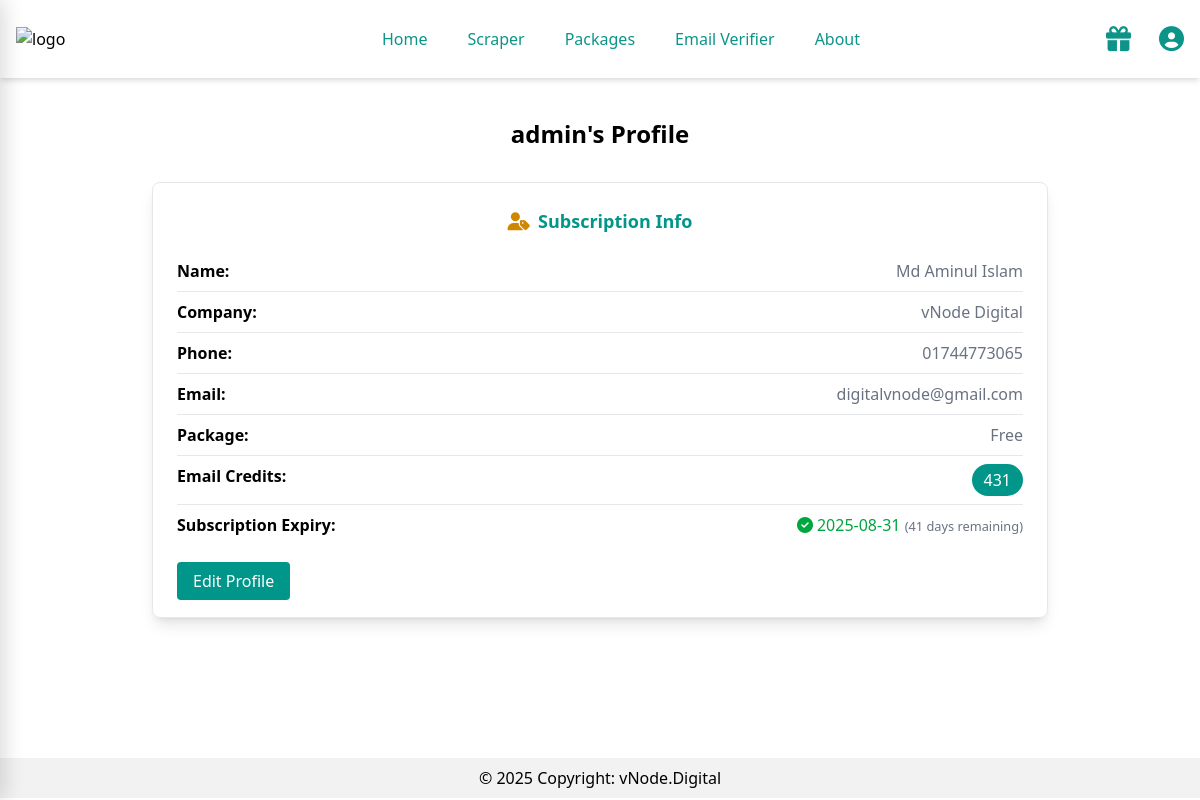
/account/profile/ (signed in), run on an earlier commit of the app's database.
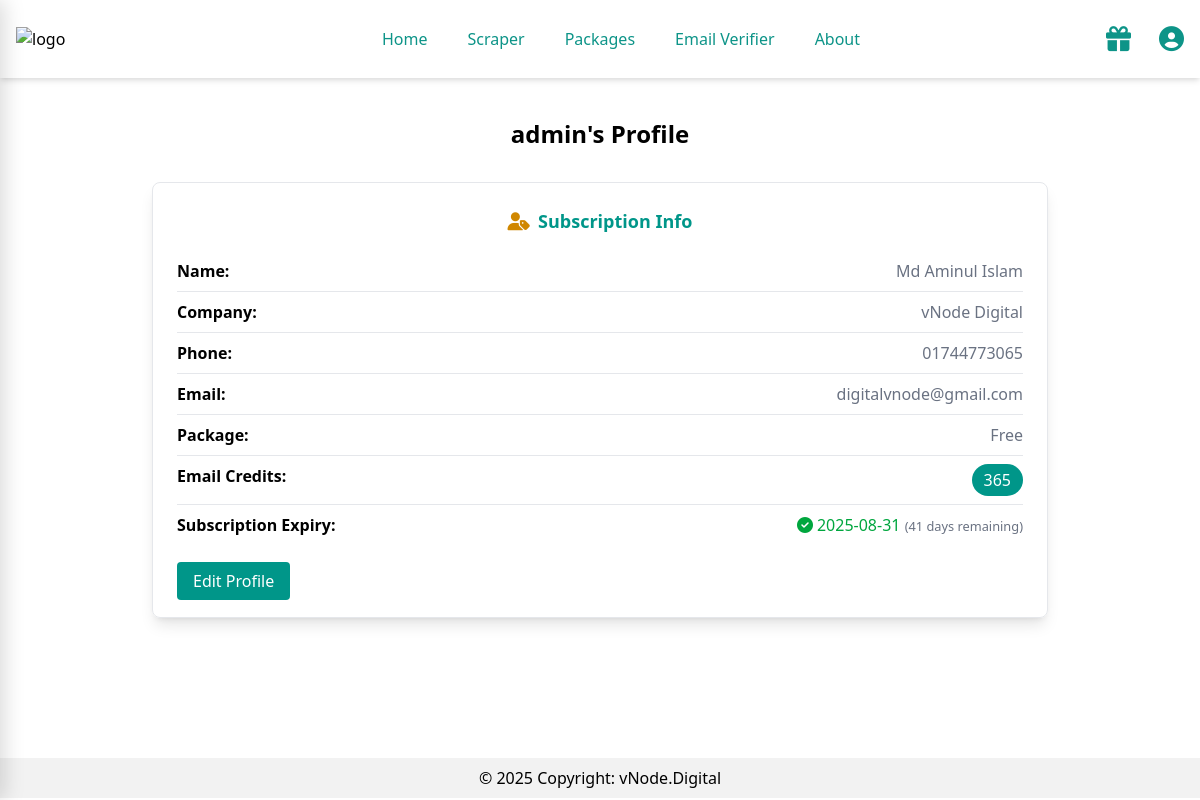
And on a later commit of the database.
### accounts/models.py (models this page shows, shortened)
class UserProfile(models.Model):
    PLAN_CHOICES = [
        ('free', 'Free'),
        ('starter', 'Starter'),
        ('pro', 'Pro'),
        ('enterprise', 'Enterprise'),
    ]
    STATUS_CHOICES = [
        ('pending', 'Pending'),
        ('approve', 'Approved'),
        ('reject', 'Rejected'),
    ]
    user = models.OneToOneField(User, on_delete=models.CASCADE, related_name='profile')
    phone_number = models.CharField(max_length=20, blank=True, null=True)
    company_name = models.CharField(max_length=100, blank=True, null=True)
    subscription_package = models.CharField(max_length=20, choices=PLAN_CHOICES)
    subscription_start = models.DateField(blank=True, null=True)
    subscription_end = models.DateField(blank=True, null=True)
    is_trial = models.BooleanField(default=False)
    status = models.CharField(max_length=20, choices=STATUS_CHOICES, default='pending')
    verification_token = models.CharField(max_length=256, blank=True, null=True)
    email_credits = models.IntegerField(default=100)  # could reset monthly based on plan
    verify_credits = models.IntegerField(default=100)  # could reset monthly based on plan
    total_scrapes = models.IntegerField(default=0)
    last_login_ip = models.GenericIPAddressField(blank=True, null=True)
    preferred_language = models.CharField(max_length=10, default='en')
    timezone = models.CharField(max_length=50, default='UTC')
    last_reward_claim = models.DateField(blank=True, null=True)  # Track last reward claim date
    claimed_free_package = models.BooleanField(default=False)

### accounts/views.py (the view)
# urls.py: path('profile/', views.user_profile, name='user_profile'),  # Fixed incorrect reference
@login_required
def user_profile(request):
    profile, created = UserProfile.objects.get_or_create(user=request.user)
    today = date.today()
    remaining_days = None
    if profile.subscription_end:
        remaining_days = (profile.subscription_end - today).days
    return render(request, 'accounts/user_profile.html', {
        'profile': profile,
        'today': today,
        'remaining_days': remaining_days,
    })

### accounts/context_processors.py (called while the page is built)
def today_context(request):
    return {
        'today': now().date()
    }

### templates/accounts/user_profile.html (shortened to what this page needs)
{% extends 'base.html' %}
{% load static %}
{% block body %}
<div class="container mx-auto mt-10 min-height: 85vh;" style="min-height: 80vh;">
  <h2 class="mb-8 text-center text-2xl font-bold">
    {{ request.user.username }}'s Profile
  </h2>
  <div class="card mb-8 shadow-lg border border-gray-200 rounded-lg max-w-4xl text-align-center mx-auto">
    <div class="p-6">
      <h5 class="font-bold text-lg mb-4 text-center text-teal-600">
        <i class="fas fa-user-tag mr-2 text-yellow-600"></i><span class="text-teal-600">Subscription Info</span>
      </h5>
      <ul class="divide-y divide-gray-200">
        <li class="flex justify-between py-2">
          <span><strong>Name:</strong></span>
          <span class="text-gray-500">{{ request.user.first_name }} {{request.user.last_name}} </span>
        </li>
        <li class="flex justify-between py-2">
          <span><strong>Company:</strong></span>
          <span class="text-gray-500">{{ profile.company_name }}</span>
        </li>
        <li class="flex justify-between py-2">
          <span><strong>Phone:</strong></span>
          <span class="text-gray-500">{{ profile.phone_number }}</span>
        </li>
        <li class="flex justify-between py-2">
          <span><strong>Email:</strong></span>
          <span class="text-gray-500">{{ user.email }}</span>
        </li>
        <li class="flex justify-between py-2">
          <span><strong>Package:</strong></span>
          <span class="text-gray-500 capitalize">{{ profile.subscription_package }}</span>
        </li>
        <li class="flex justify-between py-2">
          <span><strong>Email Credits:</strong></span>
          {% if profile.email_credits > 0 %}
            <span class="bg-teal-600 text-white px-3 py-1 rounded-full">{{ profile.email_credits }}</span>
          {% else %}
            <span class="bg-red-600 text-white px-3 py-1 rounded-full">{{ profile.email_credits }}</span>
          {% endif %}
        </li>
        <li class="flex justify-between py-2">
          <span><strong>Subscription Expiry:</strong></span>
          {% if profile.subscription_end and profile.subscription_end >= today %}
            <span class="text-green-600">
              <i class="fas fa-check-circle mr-1"></i>{{ profile.subscription_end|date:"Y-m-d" }}
              <small class="text-gray-500">({{ remaining_days }} days remaining)</small>
            </span>
          {% elif profile.subscription_end %}
            <span class="text-red-600">
              <i class="fas fa-times-circle mr-1"></i>{{ profile.subscription_end|date:"Y-m-d" }}
              <small class="text-gray-500">(Expired {{ profile.subscription_end|timesince:today }} ago)</small>
            </span>
          {% else %}
            <span class="text-red-600">
              <i class="fas fa-times-circle mr-1"></i> No subscription end date available
            </span>
          {% endif %}
        </li>
      </ul>
      <a href="{% url 'accounts:edit_profile' %}" class="bg-teal-600 text-white px-4 py-2 rounded hover:bg-teal-700 transition duration-300">Edit Profile</a>
    </div>
  </div>
</div>
{% endblock %}

### templates/base.html (shortened to what this page needs)
{% load static %}
{% load static tailwind_tags %}
{% load django_browser_reload %}
<!DOCTYPE html>
<html lang="en">
<head>
    {% tailwind_css %}
    <link rel="stylesheet" href="{% static 'css/navbar.css' %}">
</head>
<body>
    {% include 'navbar.html' %}
    <div >
        {% block body %} {% endblock %}
    </div>
        <footer>
            <div class="text-center p-2" style="background-color: rgba(0, 0, 0, 0.05);">
                © 2025 Copyright:
                <a class="text-reset fw-bold" href="https://vnode.digital/">vNode.Digital</a>
              </div>
        </footer>
<link rel="stylesheet" href="https://cdnjs.cloudflare.com/ajax/libs/font-awesome/6.5.0/css/all.min.css">
</body>
</html>

### templates/navbar.html (shortened to what this page needs)
{% load static %}
<nav class="navbar">
  <div class="navbar-container">
    <a href="{% url 'home' %}">
      <img src="https://vnode.digital/wp-content/uploads/2025/04/scraper-logo.png" alt="logo" class="navbar-logo">
    </a>
    <div class="navbar-menu">
      <div class="navbar-menu-items">
        <a href="/" class="navbar-link">Home</a>
        <a href="{% url 'scraper:professional_scraper' %}" class="navbar-link">Scraper</a>
        <a href="{% url 'package:package' %}" class="navbar-link">Packages</a>
        <a href="{% url 'verifier:verify_emails' %}" class="navbar-link">Email Verifier</a>
        <a href="#" class="navbar-link">About</a>
      </div>
    </div>
    <div class="navbar-user-section">
      <form action="{% url 'accounts:claim_reward' %}" method="POST">
        <button type="submit"
                class="navbar-reward-btn {% if user.profile.last_reward_claim == today %}text-yellow-600{% else %}text-teal-600{% endif %}"
                title="Daily Email Credits Rewards">
                <i class="fa fa-gift"></i>
        </button>
      </form>
      <button
        id="userDropdownButton"
        class="navbar-user-btn"
      >
        <i class="fa fa-user-circle"></i>
      </button>
    </div>
  </div>
</nav>

### templates/navbar.html (style rules this page uses)
.navbar { background-color: white; box-shadow: 0 4px 6px -1px rgba(0, 0, 0, 0.1), 0 2px 4px -1px rgba(0, 0, 0, 0.06); position: sticky; top: 0; z-index: 50; }
.navbar-container { max-width: 1200px; margin: 0 auto; padding: 0.75rem 1rem; display: flex; align-items: center; justify-content: space-between; }
.navbar-logo { width: 7rem; }
.navbar-menu { display: none; margin-left: 1.5rem; }
.navbar-menu-items { display: flex; gap: 1rem; }
.navbar-link { border-radius: 0.375rem; padding: 0.5rem 0.75rem; font-size: 1rem; font-weight: 500; color: #0d9488; text-decoration: none; transition: all 0.2s ease; }
.navbar-user-section { position: relative; display: flex; gap: 0.75rem; align-items: center; }
.navbar-reward-btn { font-size: 25px; padding: 0.5rem 1rem; border-radius: 0.375rem; border: none; background: transparent; cursor: pointer; transition: all 0.2s ease; }
.navbar-reward-btn.text-teal-600 { color: #0d9488; }
.navbar-user-btn { color: #0d9488; font-size: 25px; background-color: transparent; border: none; cursor: pointer; transition: all 0.2s ease; }
@media (min-width: 768px) { .navbar-menu { display: block; } }

### templates/base.html (style rules this page uses)
button, a { cursor: pointer; }

What changed in the data, as far as the page shows it:
changed UserProfile "vNode Digital": email_credits "431" → "365"
